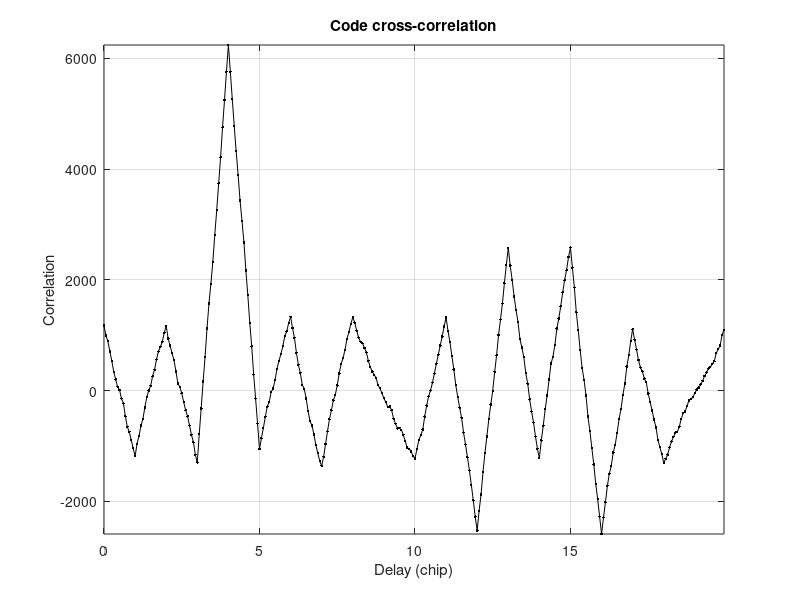

The MATLAB script that drew this image:
% -------------------------------------------------------------------------
% Chapter 23:
% An overview on Global Positioning Techniques for Harsh Environments
% Example 2: Correlation between two spreading codes with noise,
%            exploiting integration time extension
% Author: Nicola Linty, Politecnico di Torino
% Based on a code by Marco Pini, Istituto Superiore Mario Boella (Chapter 21)
% -------------------------------------------------------------------------

%--- clean up the environment
clear
close all
clc

%--- Variables definition
Rc = 0.5e6;                              % Code Rate (chip/s)
Fs = 8e6;                                % Sampling Frequency (Hz)

%--- define PRN codes
cLc = [1 -1 1 -1 -1 -1 -1 1 -1 ...
         1 -1 -1 -1 1 -1 -1 1 1 1 -1];

L = length(cLc);                         % Code Length (chip)
N = floor(Fs*L/Rc);                      % Code Length (samples)

%--- Sample the local code
k = 0:N-1;                               
cLocSampled = cLc(floor(k*Rc/Fs)+1); % cLoc code sampled at Fs
%--- Number of sums for high sensitivity
Nsums = 10;
cLocSampled = repmat(cLocSampled, [1 Nsums]);

% - Generate the incoming code with M=20 periods of cLoc, sample and shift
M = 20;
cIn = repmat(cLc, [1 M]);
k = 0:M*N-1;
cInSampled = cIn(floor(k*Rc/Fs)+1);   % cIn code sampled @ Fs

%--- Samples of the incoming code with a code-phase shift
Delay = 4*Fs/Rc;                         % Code Delay (samples)
cInSampledShift = circshift(cInSampled, [0 Delay]);

%--- Add AWGN noise
sigmaAWGN = 1;
% sigmaAWGN = 12.5;
cInSampledNoise = cInSampledShift + sigmaAWGN * randn(1, M*N);
% -------------------------------------------------------------------------

%--- Correlate the two sequences of samples
CorrFull = zeros(1, Nsums*N); % initialize the variable
for index = 0:Nsums*N-1
   %--- correlate the codes
   CorrFull(index+1) = cInSampledNoise(1+index:2*N+index) * cLocSampled(1:2*N)';                    
end
%--- sum the correlation results
Corr = sum(reshape(CorrFull, N, Nsums)');

%--- Plot correlation functions
xAxis = [0:(N-1)] ./ Fs .* Rc;            % Prepare x-axis (chip)

figure
plot(xAxis, Corr, '.-k')
grid on
xlabel('Delay (chip)')
ylabel('Correlation')
title('Code cross-correlation')
axis tight
